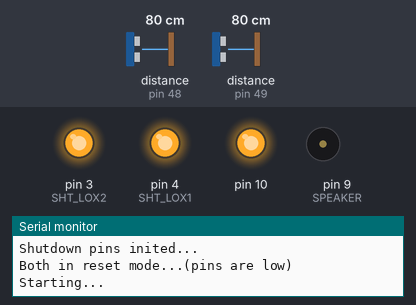
Bench run of a sketch on a simulated Arduino Nano, built with avr-gcc and run on an emulated ATmega328P. Parts: output pins drawn as LEDs (lit = HIGH), buzzer (waves = sounding), the last lines printed to the serial monitor. Inputs (shaded band) come from the test bench; at power-on: distance to the obstacle (sensors on pin 48, pin 49) 80 cm. Pins used as bus, display or sensor lines are not drawn.

Above: at 0.04 s.
At 1.2 s:
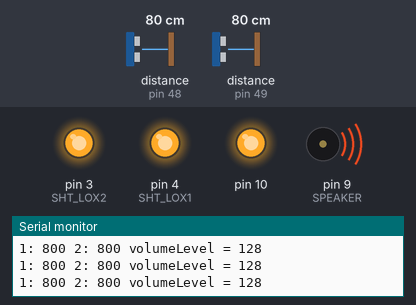
1.3 s: distance to the obstacle (sensor on pin 48) set to 250 cm
3.4 s: distance to the obstacle (sensor on pin 49) set to 250 cm
5.4 s: distance to the obstacle (sensor on pin 48) set to 2 cm
At 6.1 s:
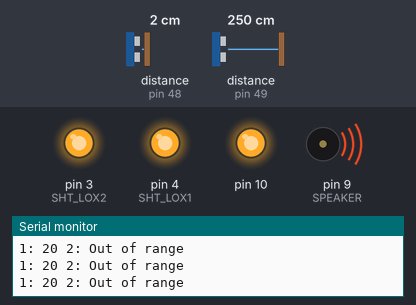
Timing chart, 0 to 8.4 s (numbered marks = the images above; inputs shaded):
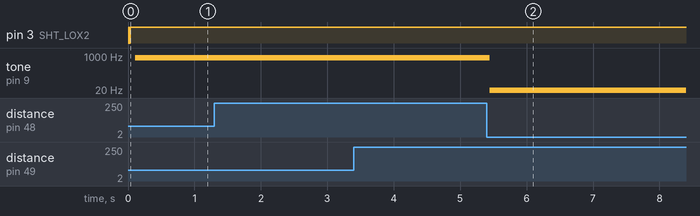

Measured:
- after the input at 5.4 s, tone on pin 9 (SPEAKER): 800 Hz → 20 Hz after 0.05 s

The sketch:

theramin_build3.ino
```cpp
// theramin_build3.ino by C.Spindler 1-26-2020
// based on theramin_build2.ino in examples

// tested on circuit shown in drawing THERAMIN , dwgno CFS-1-24-2020-A,
// omitting the "out to house amplifer" circuit, of course.
// works well except as noted below on 1-26-2020 at 11:00 pm


// for refinements and problem fixes:
//      1. tone are coming in notes about one per second, too slow
//      2. pitch range control could be better
//      3. use preprocessor directives to selectively compile,
//         or, not compile, all printing and serial code. (done on
//         1-26-2020, no discernable increase in speed of notes)
//      4. Use unsigned types for integer arithmetic, to assure that
//         results of arithmetic operations are at least well defined
//         and testable. Comment caution in range of results. (done
//         on 1-26-2020).

// based on theramin.ino in ...ElectricGarden\Arduino\,
// from Single_Buzzer.ino, operational on 1-5-2020
// and on vl53l0x_dual_test.ino by C.Spindler 1-25-2020
// which worked well on TOF sensors on 1-25-2020 at 1:00 pm
// and on spi_demo_nano.ino, verified on a Nano on 1-19-2020.

   #define ENABLE_SERIAL

// from Single_Buzzer.ino
// don't #include <Wire.h> , because it's clearly in Adafruit_VL53L0X.h
#define SPEAKER  9      // use pin D9 on Nano
#define MAXFREQUENCY  1200


// from spi_demo_nano.ino
#include <SPI.h>  // comment this out if your radio library establishs SPI
#define SS1  7 //Pin 7 is SS (slave select) for device 1
#define REG0 B00000000 //Register 0 Write command for Px0 pins
#define REG1 B00010000 //Register 1 Write command for Px1 pins


// from vl53l0x_dual_test.ino
#include "Adafruit_VL53L0X.h"

// address we will assign if dual sensor is present
#define LOX1_ADDRESS 0x30
#define LOX2_ADDRESS 0x31

// set the pins to shutdown
#define SHT_LOX1 4  //#define SHT_LOX1 7
#define SHT_LOX2 3  //#define SHT_LOX1 6

// objects for the vl53l0x
Adafruit_VL53L0X lox1 = Adafruit_VL53L0X();
Adafruit_VL53L0X lox2 = Adafruit_VL53L0X();

// this holds the measurement
VL53L0X_RangingMeasurementData_t measure1;
VL53L0X_RangingMeasurementData_t measure2;
// in Adafruit_VL53L0X LIBRARY, IN vl53l0x_def.h, there is the def:
// typedef struct {...} VL53L0X_RangingMeasurementData_t; there is a data
// member: "uint16_t RangeMilliMeter; /*!< range distance in millimeter. */"
// so measure1.RangeMilliMeter is type uint16_t, the distance measured in mm


/*
    in setID(){...}
    Reset all sensors by setting all of their XSHUT pins low for delay(10), then set all XSHUT high to bring out of reset
    Keep sensor #1 awake by keeping XSHUT pin high
    Put all other sensors into shutdown by pulling XSHUT pins low
    Initialize sensor #1 with lox.begin(new_i2c_address) Pick any number but 0x29 and it must be under 0x7F. Going with 0x30 to 0x3F is probably OK.
    Keep sensor #1 awake, and now bring sensor #2 out of reset by setting its XSHUT pin high.
    Initialize sensor #2 with lox.begin(new_i2c_address) Pick any number but 0x29 and whatever you set the first sensor to
 */
void setID() {
  // all reset
  digitalWrite(SHT_LOX1, LOW);
  digitalWrite(SHT_LOX2, LOW);
  delay(10);
  // all unreset
  digitalWrite(SHT_LOX1, HIGH);
  digitalWrite(SHT_LOX2, HIGH);
  delay(10);

  // activating LOX1 and reseting LOX2
  digitalWrite(SHT_LOX1, HIGH);
  digitalWrite(SHT_LOX2, LOW);

  // initing LOX1
  if(!lox1.begin(LOX1_ADDRESS)) {
    #ifdef ENABLE_SERIAL
    Serial.println(F("Failed to boot first VL53L0X"));
    #endif
    while(1);
  }
  delay(10);

  // activating LOX2
  digitalWrite(SHT_LOX2, HIGH);
  delay(10);

  //initing LOX2
  if(!lox2.begin(LOX2_ADDRESS)) {
    #ifdef ENABLE_SERIAL
    Serial.println(F("Failed to boot second VL53L0X"));
    #endif
    while(1);
  }
}

void read_dual_sensors() {

// try with debug = true below, sensor #1 fails to start ?? !!!!!

  lox1.rangingTest(&measure1, false); // pass in 'true' to get debug data printout!
  lox2.rangingTest(&measure2, false); // pass in 'true' to get debug data printout!

  // print sensor one reading
  #ifdef ENABLE_SERIAL
  Serial.print("1: ");
  #endif
  if(measure1.RangeStatus != 4) {     // if not out of range
    #ifdef ENABLE_SERIAL
    Serial.print(measure1.RangeMilliMeter);
    #endif
    //  //////////////////////////////////
    pitch(measure1.RangeMilliMeter);
    //  //////////////////////////////////
  } else {
    #ifdef ENABLE_SERIAL
    Serial.print("Out of range");
    #endif
  }
  #ifdef ENABLE_SERIAL
  Serial.print(" ");
  #endif

  // print sensor two reading
  #ifdef ENABLE_SERIAL
  Serial.print("2: ");
  #endif

  if(measure2.RangeStatus != 4) {
    #ifdef ENABLE_SERIAL
    Serial.print(measure2.RangeMilliMeter);
    #endif
    //  //////////////////////////////////
    volume(measure2.RangeMilliMeter);
    //  //////////////////////////////////
  } else {
    #ifdef ENABLE_SERIAL
    Serial.print("Out of range");
    #endif
  }
  #ifdef ENABLE_SERIAL
  Serial.println();
  #endif
}

void pitch(uint16_t dist){
   if(dist <= MAXFREQUENCY ){
        tone(SPEAKER, dist );
        } else {
              noTone(SPEAKER); // comment out noTone() to sustain last tone
        }
}

void commandPot(int SS, int reg, int level) {
  // from spi_demo_nano.ino

 // SPI.beginTransaction(SPISettings(14000000, MSBFIRST, SPI_MODE0));
 // only use SPI.beginTransaction(...) & SPI.endTransaction(...) in
 // coordination with your radio library, which uses SPI internally

  digitalWrite(SS, LOW); // set the named pin LOW
                         // to select that chip
  SPI.transfer(reg  ); // send the first byte to pick the register
                       // number of the potentionmeter of the selected chip
  SPI.transfer(level); // send the 2nd byte to set the level of that
                       // potentiometer
  digitalWrite(SS,HIGH); // de-select that chip

 //  SPI.endTransaction();

}

void volume(uint16_t dist){

// map distances from TOF sensor (30 mm to 1000 mm) to the 129 steps,
// (0 to 128) of the MCP4231 103E digital potentiometer

#define BOTTOMRANGE 100
#define TOPRANGE 500
#define LOSTEP 0
#define HISTEP 128

uint16_t rangeStep = (TOPRANGE-BOTTOMRANGE)/(HISTEP - LOSTEP);
uint16_t volumeLevel = LOSTEP;
if (dist >= TOPRANGE ){
    volumeLevel = HISTEP;
    } else {
        if (dist > (BOTTOMRANGE + rangeStep )){
          // Careful, intermediate product may be too big for unit16_t and
          // would be automatically promoted by the compiler to uint32_t.
          // Also, assure that for all values of dist that can reach this
          // statement, the result in volumeLevel are in the range from
          // ( LOSTEP+1 ) to ( HISTEP-1 ), and that no intermediate arithemetic
          // results are less than zero or higher than uint32_t can hold.
          volumeLevel = (uint16_t)((dist-BOTTOMRANGE)*HISTEP/(TOPRANGE-BOTTOMRANGE));
        }
    }

    #ifdef ENABLE_SERIAL
    Serial.print(" volumeLevel = ");
    Serial.print(volumeLevel);
    #endif
    commandPot(SS1 ,REG0, volumeLevel); // sets wiper on pot pins P0W
    commandPot(SS1 ,REG1, volumeLevel); // sets wiper on pot pins P1W

}


void setup() {

  // from spi_demo_nano.ino

  // setup slave select pins for output
  pinMode(SS1, OUTPUT);

  // per instructions from arduino.cc/en/reference/SPI
  // set the Nano's SS pin, 11, to OUTPUT to make it
  // unuasable as a chip select for whole Nano board as a SPI slave
  // also, we use pin D11 for MOSI, which is compatable with OUTPUT
  pinMode(11,OUTPUT);

//  initialize SPI
    SPI.begin(); // comment this out if your radio library initializes SPI

  #ifdef ENABLE_SERIAL
  Serial.begin(115200);
  // wait until serial port opens for native USB devices
  while (! Serial) { delay(1); }
  #endif

  pinMode(SHT_LOX1, OUTPUT);
  pinMode(SHT_LOX2, OUTPUT);

  #ifdef ENABLE_SERIAL
  Serial.println("Shutdown pins inited...");
  #endif

  digitalWrite(SHT_LOX1, LOW);
  digitalWrite(SHT_LOX2, LOW);

  #ifdef ENABLE_SERIAL
  Serial.println("Both in reset mode...(pins are low)");
  Serial.println("Starting...");
  #endif

  setID();

}

void loop() {

  read_dual_sensors();
  delay(100);
}
```
